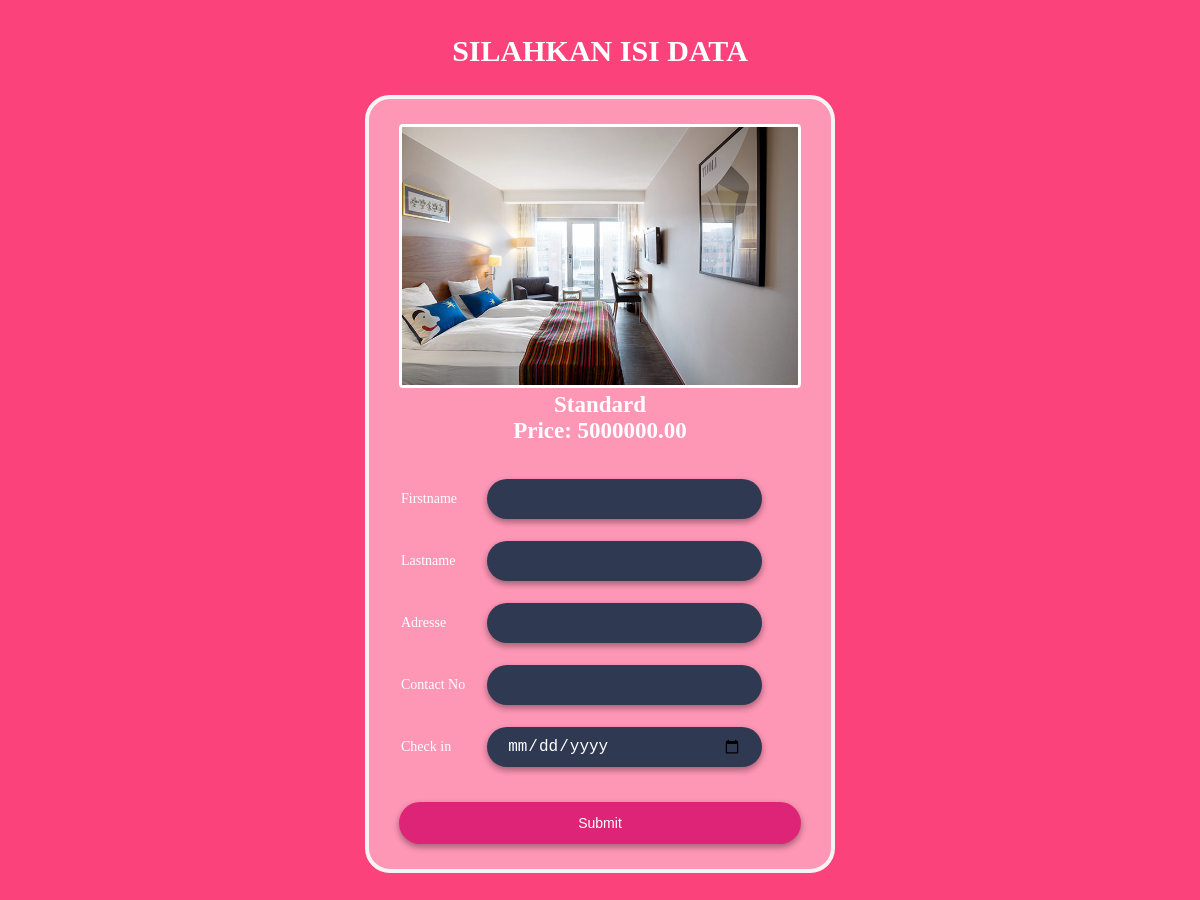
The app's page /add_reserve.php?room_id=1 with its own data.
### tables this page shows
CREATE TABLE `room` (
  `room_id` int(11) NOT NULL,
  `room_type` varchar(50) NOT NULL,
  `price` varchar(11) NOT NULL,
  `photo` varchar(100) NOT NULL
);

### add_reserve.php (the view, shortened to what this page needs)
<!DOCTYPE html>
<html lang = "en">
<head>
    <link rel="stylesheet" href="css/style.css">
    <link href="fontawesome/css/all.css" rel="stylesheet">
</head>
<body id="booking">
<div class="coco">
    <h1>Silahkan Isi Data</h1>
    <div class="form">
				<?php
					require_once 'config/koneksi.php';
					$query = mysqli_query($koneksi, "SELECT * FROM `room` WHERE `room_id` = '$_REQUEST[room_id]'");
					$fetch = mysqli_fetch_array($query);
				?>
				<img src="img/<?php echo $fetch['photo'];?>">
				<h3><?php echo $fetch['room_type']?></h3>
				<h3><?php echo "Price: ".$fetch['price'].".00"?></h3>
				<div>
					<form method = "POST" enctype = "multipart/form-data">
					<table border="0">
						<div class="form-group">
						<tr>
							<td>Firstname</td>
							<td><input type="text" name="firstname" class="form-input"></td>
						</tr>
						</div>
						<div class="form-group">
						<tr>
							<td>Lastname</td>
							<td><input type="text" name="lastname" class="form-input"></td>
						</tr>
						</div>
						<div class="form-group">
						<tr>
							<td>Adresse</td>
							<td><input type="text" name="address" class="form-input"></td>
						</tr>
						</div>
						<div class="form-group">
						<tr>
							<td>Contact No</td>
							<td><input type="number" name="contactno" class="form-input"></td>
						</tr>
						</div>
						</div>
						<div class="form-group">
						<tr>
							<td>Check in</td>
							<td><input type="date" name="date" class="form-input"></td>
						</tr>
						</div>
						<div class = "form-group">
							<button class = "my-btn" name = "add_guest">Submit</button>
						</div>
				</div>
			</div>
</body>
</html>

### css/style.css (style rules this page uses)
* { margin: 0; padding: 0; box-sizing: border-box; }
body { font-size: 14px; font-family: "Roboto Cn", sans-serif; }
.form-group { margin-top: 23px; }
#booking { background: #fc427b; font-family: cursive; color: #fff; display: flex; align-items: center; justify-content: center; height: 95vh; }
.coco { width: 500px; padding: 30px 15px; margin: auto; }
h1 { font-size: 30px; font-weight: 600; line-height: 1.4; text-align: center; text-transform: uppercase; }
.form { margin-top: 23px; background: rgba(255, 255, 255, 0.445); padding: 25px 30px; border: 4px solid #f4f4f4; border-radius: 25px; }
.form-input { margin: 10px 20px; padding: 0 20px; border: none; outline: none; height: 40px; display: block; width: 275px; background: #303952; color: #fff; font-size: 16px; font-weight: 500; box-shadow: 0 3px 6px rgba(0, 0, 0, 0.16), 0 3px 6px rgba(0, 0, 0, 0.23); border-radius: 100px; transition: 0.2s; }
.form img { width: 100%; border: 3px solid #fff; border-radius: 4px; }
.form h3 { text-align: center; font-size: 23px; }
.my-btn { width: 100%; height: 3em; border: none; outline: none; cursor: pointer; background: #dd2476; color: #fff; border-radius: 100px; font-size: 14px; box-shadow: 0 3px 6px rgba(0, 0, 0, 0.16), 0 3px 6px rgba(0, 0, 0, 0.23); }

### records on screen
room: photo (picture), room_type "Standard", price "5000000"
